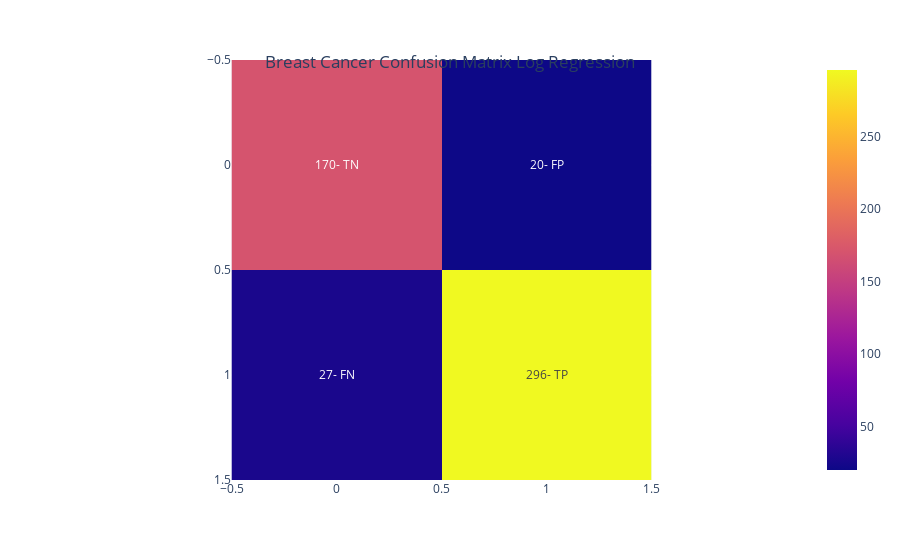
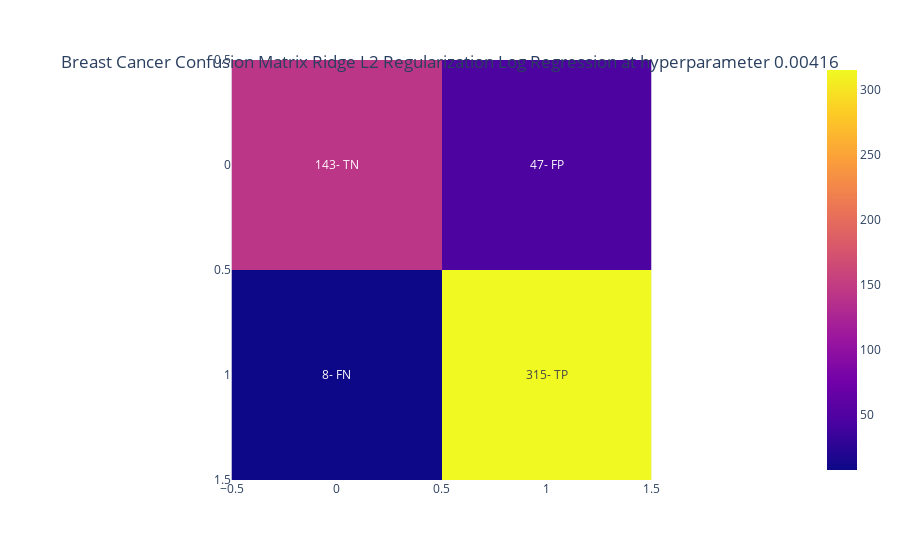
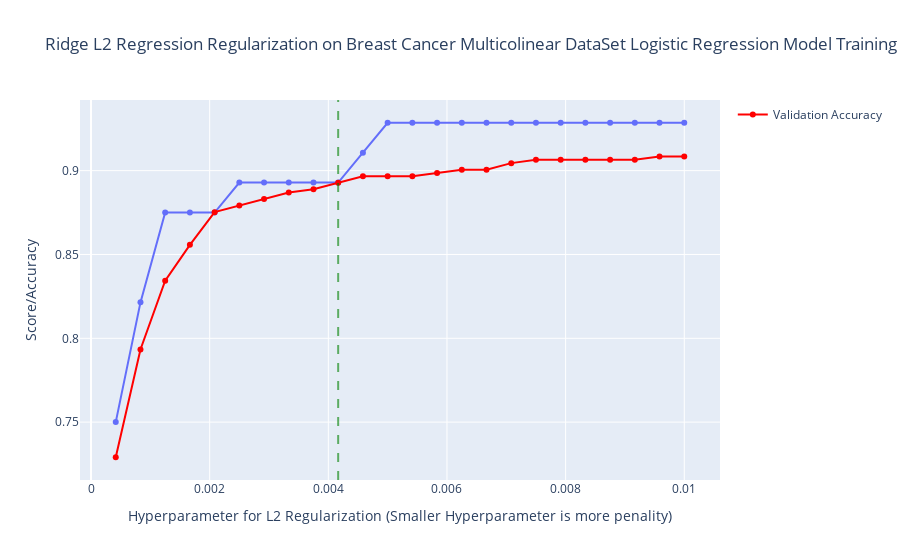
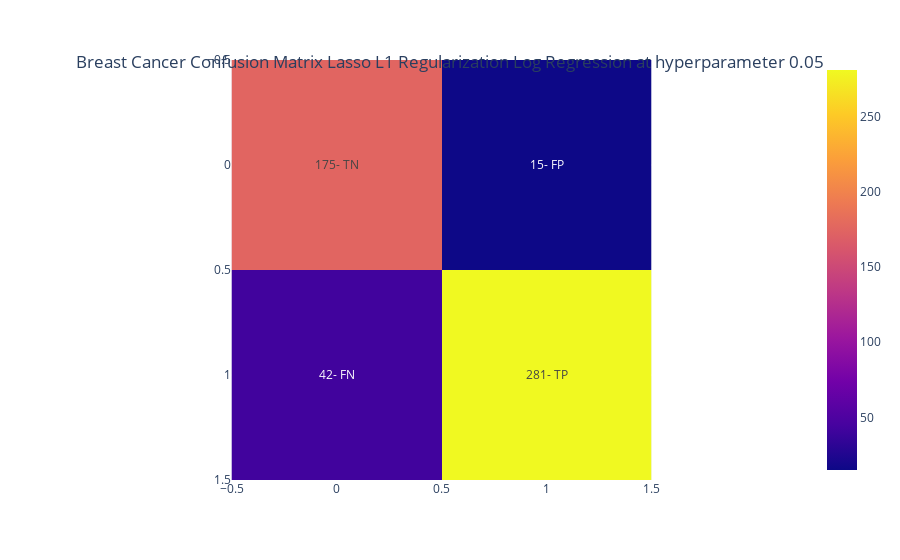

The notebook cell saved with these charts, in order:
### Code cell
from sklearn.metrics import log_loss,accuracy_score,confusion_matrix
import plotly.figure_factory as ff
import plotly.graph_objects as go

def addwords(x,count):
    if count[0] == 0:
        count[0] = count[0]+1
        return str(x) + "- TN"
      
    if count[0] == 1:
        count[0] = count[0]+1
        return str(x) + "- FN"
    if count[0] == 2:
        count[0] = count[0]+1
        return str(x) + "- FP"
    if count[0] == 3:
        count[0] = count[0]+1
        return str(x) + "- TP"

def printvalues(tp,fp,fn,tn):
    print(f"tp:{tp}")
    print(f"fp:{fp}")
    print(f"fn:{fn}")
    print(f"tn:{tn}")
#columns = [cols for cols in X.columns if 'smoothness' in cols ]
# print(len(columns))
# print(columns)
# X = X[columns]
linedf = pd.DataFrame

loglistT = []
loglistV = []

Xt,Xv,yt,yv = train_test_split(X,y,test_size=0.90,random_state=1)

log=LogisticRegression(penalty=None)
log.fit(Xt,yt)
loglistT.append(log.score(Xt,yt))
loglistV.append(log.score(Xv,yv))
print(f"Log score: {log.score(Xt,yt)}")
print(f"Log score val: {log.score(Xv,yv)}")
log_matrix = confusion_matrix(yv,log.predict(Xv))
print("log matrix")
print(log_matrix)
# fig = ff.create_annotated_heatmap(log_matrix)

tn, fp, fn, tp= log_matrix.ravel()
printvalues(tp,fp,fn,tn)

fig = px.imshow(log_matrix,text_auto=True,
         
               )
fig2 = go.Figure(fig.data, fig.layout)
fig2 = go.Figure(fig.data, fig.layout)
count = [0]

fig2 = fig2.update_traces(text=pd.DataFrame(log_matrix).applymap(lambda x:addwords(x,count)), texttemplate="%{text}", hovertemplate=None)
fig2.update_layout(title={
        'text': "Breast Cancer Confusion Matrix Log Regression",
        'y':0.9,
        'x':0.5,
        'xanchor': 'center',
        'yanchor': 'top'})
fig2.show()

#------------------------------------------------------------
rigdict = {}
rigdict['Train'] = {}
rigdict['Val'] = {}
lasdict = {}
lasdict['Train'] = {}
lasdict['Val'] = {}

nums = np.linspace(0,0.010,25)
nums = np.delete(nums,0)
for i in nums:

    rig = LogisticRegression(penalty='l2',C=i,random_state=1,solver='lbfgs')
    rig.fit(Xt,yt)
    rigdict['Train'][i]= (rig.score(Xt,yt))
    rigdict['Val'][i]=(rig.score(Xv,yv))



import plotly.express as px
import pandas as pd
rigfinal = LogisticRegression(penalty='l2',C=0.0041666666,random_state=1,solver='lbfgs')
rigfinal.fit(Xt,yt)
rig_matrix = confusion_matrix(yv,rigfinal.predict(Xv))
print("rig matrix")
print(rig_matrix)
tn, fp, fn, tp = rig_matrix.ravel()
printvalues(tp,fp,fn,tn)
fig = px.imshow(rig_matrix,text_auto=True,
         
               )
fig2 = go.Figure(fig.data, fig.layout)
fig2 = go.Figure(fig.data, fig.layout)
count = [0]

fig2 = fig2.update_traces(text=pd.DataFrame(rig_matrix).applymap(lambda x:addwords(x,count)), texttemplate="%{text}", hovertemplate=None)
fig2.update_layout(title={
        'text': "Breast Cancer Confusion Matrix Ridge L2 Regularization Log Regression at hyperparameter 0.00416",
        'y':0.9,
        'x':0.5,
        'xanchor': 'center',
        'yanchor': 'top'})
fig2.show()



x=nums
yT=[rigdict['Train'][keys] for keys in rigdict['Train']]
yV=[rigdict['Val'][keys] for keys in rigdict['Val']]
figdf = pd.concat([pd.DataFrame(x,columns=['x']),pd.DataFrame(yT,columns=['y'])],axis=1)
figdf2 = pd.concat([pd.DataFrame(x,columns=['x']),pd.DataFrame(yV,columns=['y'])],axis=1)
display(figdf.head())
# figfinal = pd.concat([figdf,figdf2],axis=0)
fig = px.line(figdf,x="x", y="y", title="Ridge L2 Regression Regularization on Breast Cancer Multicolinear DataSet Logistic Regression Model Training vs Validation Set",markers=True) 
fig.add_scatter(x=figdf2["x"], y=figdf2["y"],name='Validation Accuracy',marker=dict(color='red',line=dict(color='red')), mode='lines+markers')
fig.add_vline(x=0.004166, line_width=2, line_dash="dash", line_color="green",opacity=0.6)
# fig.add_vline(x=0.000625, line_width=2, line_dash="dash", line_color="green",opacity=0.6)
# fig.add_vline(x=0.001125, line_width=2, line_dash="dash", line_color="green",opacity=0.6)
# fig = px.line(figfinal,x="x", y="y", title="Unsorted Input")
fig.update_layout(yaxis_title="Score/Accuracy",xaxis_title="Hyperparameter for L2 Regularization (Smaller Hyperparameter is more penality)"
)

fig.show()

#----------------------------------------------------------------------------------------------
print("-----------------------")

lasnums = np.linspace(0,0.3,30)                                                                 #0 to 0.1
lasnums = np.delete(lasnums,0)
for i in lasnums:
    las = LogisticRegression(penalty='l1',solver='liblinear',C=i,random_state=1)
    las.fit(Xt,yt)
    lasdict['Train'][i]= (las.score(Xt,yt))
    lasdict['Val'][i]=(las.score(Xv,yv))
 
    
import plotly.express as px
import pandas as pd
lasfinal = LogisticRegression(penalty='l1',solver='liblinear',C=0.05,random_state=1)
lasfinal.fit(Xt,yt)
preds = lasfinal.predict(Xv)
las_matrix = confusion_matrix(yv,preds)
print(preds)
print("las matrix")
print(las_matrix)
tn, fp, fn, tp = las_matrix.ravel()
printvalues(tp,fp,fn,tn)
fig = px.imshow(las_matrix
         
               )
fig2 = go.Figure(fig.data, fig.layout)
count = [0]

fig2 = fig2.update_traces(text=pd.DataFrame(las_matrix).applymap(lambda x:addwords(x,count)), texttemplate="%{text}", hovertemplate=None)
fig2.update_layout(title={
        'text': "Breast Cancer Confusion Matrix Lasso L1 Regularization Log Regression at hyperparameter 0.05",
        'y':0.9,
        'x':0.5,
        'xanchor': 'center',
        'yanchor': 'top'})


fig2.show()




x=lasnums
lasyT=[lasdict['Train'][keys] for keys in lasdict['Train']]
lasyV=[lasdict['Val'][keys] for keys in lasdict['Val']]
lasfigdf = pd.concat([pd.DataFrame(x,columns=['x']),pd.DataFrame(lasyT,columns=['y'])],axis=1)
lasfigdf2 = pd.concat([pd.DataFrame(x,columns=['x']),pd.DataFrame(lasyV,columns=['y'])],axis=1)
display(figdf.head())
# figfinal = pd.concat([figdf,figdf2],axis=0)
fig = px.line(lasfigdf,x="x", y="y", title="Lasso L1 Regularization on Breast Cancer Multicolinear DataSet Logistic Regression Model Training vs Validation Set",markers=True,labels='Training Accuracy') 
fig.add_scatter(x=lasfigdf2["x"], y=lasfigdf2["y"],name='Validation Accuracy',marker=dict(color='red',line=dict(color='red')), mode='lines+markers')

fig.update_layout(yaxis_title="Score/Accuracy",xaxis_title="Hyperparameter for L1 Regularization (Smaller Hyperparameter is more penality)"
)

# fig = px.line(figfinal,x="x", y="y", title="Unsorted Input")

fig.show()

### Figure 1 — Plotly figure (JSON) as saved in the notebook; plotly's stock layout.template omitted (floating-point values rounded to 4 significant figures)
{"data": [{"coloraxis": "coloraxis", "name": "0", "text": [["170- TN", "20- FP"], ["27- FN", "296- TP"]], "texttemplate": "%{text}", "type": "heatmap", "xaxis": "x", "yaxis": "y", "z": [[170, 20], [27, 296]]}], "layout": {"coloraxis": {"colorscale": [[0, "#0d0887"], [0.1111, "#46039f"], [0.2222, "#7201a8"], [0.3333, "#9c179e"], [0.4444, "#bd3786"], [0.5556, "#d8576b"], [0.6667, "#ed7953"], [0.7778, "#fb9f3a"], [0.8889, "#fdca26"], [1, "#f0f921"]]}, "margin": {"t": 60}, "title": {"text": "Breast Cancer Confusion Matrix Log Regression", "x": 0.5, "xanchor": "center", "y": 0.9, "yanchor": "top"}, "xaxis": {"anchor": "y", "constrain": "domain", "domain": [0, 1], "scaleanchor": "y"}, "yaxis": {"anchor": "x", "autorange": "reversed", "constrain": "domain", "domain": [0, 1]}}}

### Figure 2 — Plotly figure (JSON) as saved in the notebook; plotly's stock layout.template omitted (floating-point values rounded to 4 significant figures)
{"data": [{"coloraxis": "coloraxis", "name": "0", "text": [["143- TN", "47- FP"], ["8- FN", "315- TP"]], "texttemplate": "%{text}", "type": "heatmap", "xaxis": "x", "yaxis": "y", "z": [[143, 47], [8, 315]]}], "layout": {"coloraxis": {"colorscale": [[0, "#0d0887"], [0.1111, "#46039f"], [0.2222, "#7201a8"], [0.3333, "#9c179e"], [0.4444, "#bd3786"], [0.5556, "#d8576b"], [0.6667, "#ed7953"], [0.7778, "#fb9f3a"], [0.8889, "#fdca26"], [1, "#f0f921"]]}, "margin": {"t": 60}, "title": {"text": "Breast Cancer Confusion Matrix Ridge L2 Regularization Log Regression at hyperparameter 0.00416", "x": 0.5, "xanchor": "center", "y": 0.9, "yanchor": "top"}, "xaxis": {"anchor": "y", "constrain": "domain", "domain": [0, 1], "scaleanchor": "y"}, "yaxis": {"anchor": "x", "autorange": "reversed", "constrain": "domain", "domain": [0, 1]}}}

### Figure 3 — Plotly figure (JSON) as saved in the notebook; plotly's stock layout.template omitted (floating-point values rounded to 4 significant figures)
{"data": [{"hovertemplate": "x=%{x}<br>y=%{y}<extra></extra>", "legendgroup": "", "line": {"color": "#636efa", "dash": "solid"}, "marker": {"symbol": "circle"}, "mode": "lines+markers", "name": "", "orientation": "v", "showlegend": false, "type": "scatter", "x": [0.0004167, 0.0008333, 0.00125, 0.001667, 0.002083, 0.0025, 0.002917, 0.003333, 0.00375, 0.004167, 0.004583, 0.005, 0.005417, 0.005833, 0.00625, 0.006667, 0.007083, 0.0075, 0.007917, 0.008333, 0.00875, 0.009167, 0.009583, 0.01], "xaxis": "x", "y": [0.75, 0.8214, 0.875, 0.875, 0.875, 0.8929, 0.8929, 0.8929, 0.8929, 0.8929, 0.9107, 0.9286, 0.9286, 0.9286, 0.9286, 0.9286, 0.9286, 0.9286, 0.9286, 0.9286, 0.9286, 0.9286, 0.9286, 0.9286], "yaxis": "y"}, {"marker": {"color": "red", "line": {"color": "red"}}, "mode": "lines+markers", "name": "Validation Accuracy", "type": "scatter", "x": [0.0004167, 0.0008333, 0.00125, 0.001667, 0.002083, 0.0025, 0.002917, 0.003333, 0.00375, 0.004167, 0.004583, 0.005, 0.005417, 0.005833, 0.00625, 0.006667, 0.007083, 0.0075, 0.007917, 0.008333, 0.00875, 0.009167, 0.009583, 0.01], "y": [0.729, 0.7934, 0.8343, 0.8558, 0.8752, 0.8791, 0.883, 0.8869, 0.8889, 0.8928, 0.8967, 0.8967, 0.8967, 0.8986, 0.9006, 0.9006, 0.9045, 0.9064, 0.9064, 0.9064, 0.9064, 0.9064, 0.9084, 0.9084]}], "layout": {"legend": {"tracegroupgap": 0}, "shapes": [{"line": {"color": "green", "dash": "dash", "width": 2}, "opacity": 0.6, "type": "line", "x0": 0.004166, "x1": 0.004166, "xref": "x", "y0": 0, "y1": 1, "yref": "y domain"}], "title": {"text": "Ridge L2 Regression Regularization on Breast Cancer Multicolinear DataSet Logistic Regression Model Training vs Validation Set"}, "xaxis": {"anchor": "y", "domain": [0, 1], "title": {"text": "Hyperparameter for L2 Regularization (Smaller Hyperparameter is more penality)"}}, "yaxis": {"anchor": "x", "domain": [0, 1], "title": {"text": "Score/Accuracy"}}}}

### Figure 4 — Plotly figure (JSON) as saved in the notebook; plotly's stock layout.template omitted (floating-point values rounded to 4 significant figures)
{"data": [{"coloraxis": "coloraxis", "name": "0", "text": [["175- TN", "15- FP"], ["42- FN", "281- TP"]], "texttemplate": "%{text}", "type": "heatmap", "xaxis": "x", "yaxis": "y", "z": [[175, 15], [42, 281]]}], "layout": {"coloraxis": {"colorscale": [[0, "#0d0887"], [0.1111, "#46039f"], [0.2222, "#7201a8"], [0.3333, "#9c179e"], [0.4444, "#bd3786"], [0.5556, "#d8576b"], [0.6667, "#ed7953"], [0.7778, "#fb9f3a"], [0.8889, "#fdca26"], [1, "#f0f921"]]}, "margin": {"t": 60}, "title": {"text": "Breast Cancer Confusion Matrix Lasso L1 Regularization Log Regression at hyperparameter 0.05", "x": 0.5, "xanchor": "center", "y": 0.9, "yanchor": "top"}, "xaxis": {"anchor": "y", "constrain": "domain", "domain": [0, 1], "scaleanchor": "y"}, "yaxis": {"anchor": "x", "autorange": "reversed", "constrain": "domain", "domain": [0, 1]}}}
